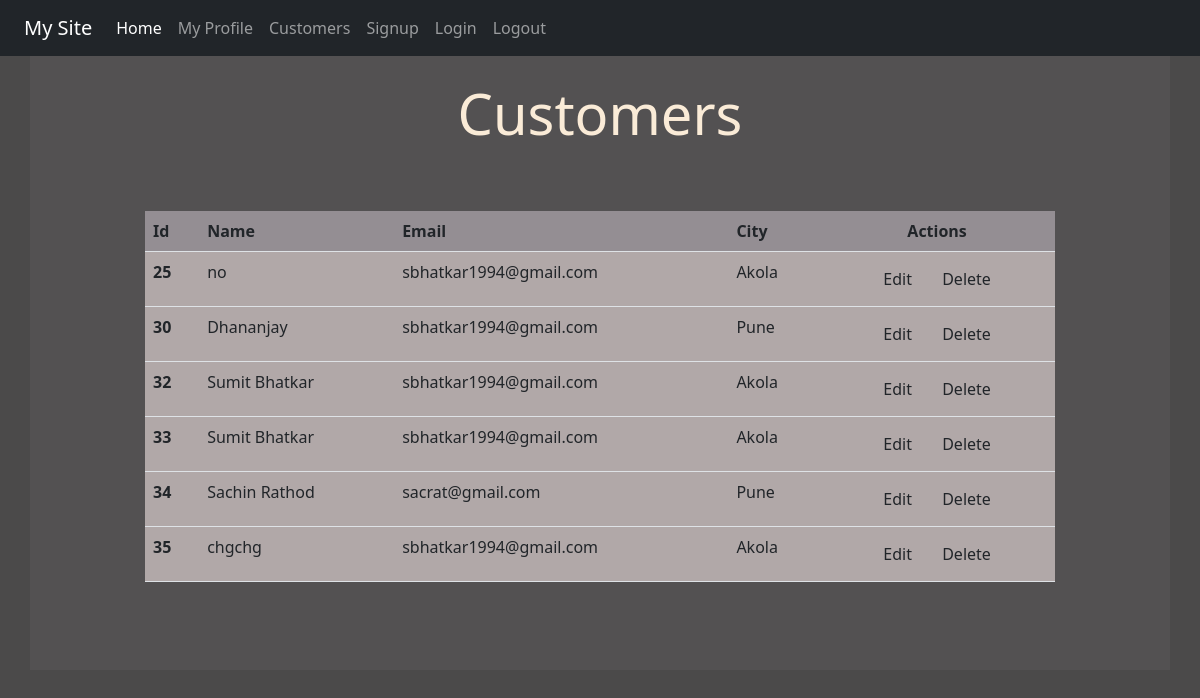
Before: /customer/ (signed in) with the older database file.
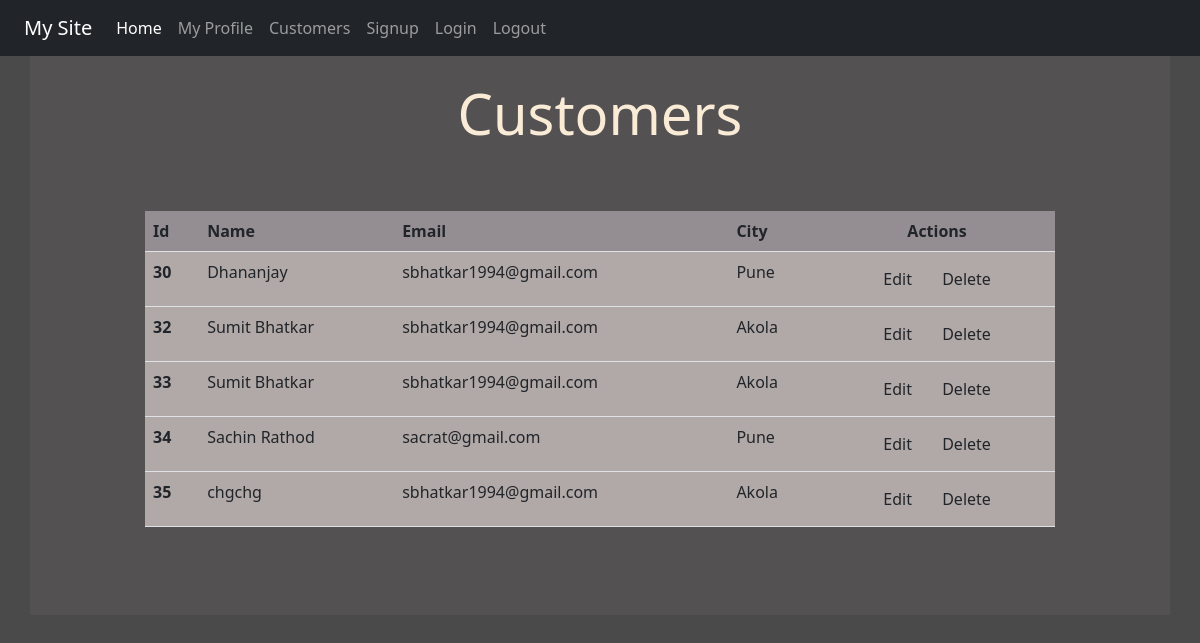
After: the same page with the newer database file.
### reg/models.py (models this page shows)
class Customer(models.Model):
    name=models.CharField(max_length=70)
    email=models.EmailField(max_length=100)
    city=models.CharField(max_length=10)

### reg/views.py (the view)
# urls.py: path('customer/', views.Customers, name='customer'),
def Customers(request):
    if request.user.is_authenticated:
        cust = Customer.objects.all()
        return render(request, 'reg/customer.html',{'name':request.user, 'stu':cust})
    else:
        return HttpResponseRedirect('/login/')

### reg/templates/reg/customer.html (shortened to what this page needs)
{% extends 'reg/base.html' %}
{% block content %}
<div class="jumbotron jumbotron-fluid jumbo-color">
<div class=" col-sm-12">
    <div class="container">
        <br>
        <div class="d-flex align-items-center justify-content-center" >
            <br>
            <br>
            <br>
            {% if stu %}
            <div class="col-sm-10">
                <h3 class="text-center display-4 font-weight-bold">Customers</h3>
                <br>
                <br>
                <table class="table ">
                    <thead class=" thead-dark">
                        <tr class="tablecolor2">
                            <th scope="col">Id</th>
                            <th scope="col">Name</th>
                            <th scope="col">Email</th>
                            <th scope="col">City</th>
                            <th scope="col" class="text-center">Actions</th>
                        </tr>
                    </thead>
                    <tbody>
                        {% for st in stu %}
                        <tr class="tablecolor1">
                            <th scope="row">{{ st.id }}</th>
                            <td>{{ st.name }}</td>
                            <td>{{ st.email }}</td>
                            <td>{{ st.city }}</td>
                            <td class="text-center"><a href="{%  url 'viewdata' st.id %}" class="btn ">Edit</a>
                                <form action="{% url 'deletedata' st.id %}" method="POST" class="d-inline ">
                                    <input type="submit" class="btn" onclick="return confirm('Do you really want to delete?');" value="Delete" >
                                </form>
                            </td>
                        </tr>
                        {% endfor %}
                    </tbody>
                </table>
            {% else %}
            <br>
            <br>
                <h4 class=" text-center "> Add Customers to View</h4>
            </div>
            {% endif %}
        </div>
    </div>
</div>
<br><br> <br>
</div>
{% endblock content %}

Changed rows visible on the page:
removed Customer: id "25", name "no", email "sbhatkar1994@gmail.com", city "Akola"
